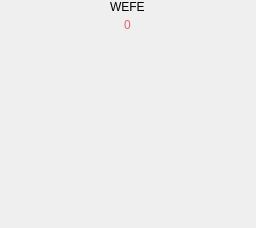
          <widget class="QWidget" name="tab_3">
           <attribute name="title">
            <string>WEFE</string>
           </attribute>
           <layout class="QGridLayout" name="gridLayout_13">
            <property name="leftMargin">
             <number>0</number>
            </property>
            <property name="topMargin">
             <number>0</number>
            </property>
            <property name="rightMargin">
             <number>0</number>
            </property>
            <property name="bottomMargin">
             <number>0</number>
            </property>
            <property name="spacing">
             <number>0</number>
            </property>
            <item row="0" column="0">
             <widget class="QFrame" name="frame">
              <layout class="QGridLayout" name="gridLayout_12">
               <property name="leftMargin">
                <number>0</number>
               </property>
               <property name="topMargin">
                <number>0</number>
               </property>
               <property name="rightMargin">
                <number>0</number>
               </property>
               <property name="bottomMargin">
                <number>0</number>
               </property>
               <property name="spacing">
                <number>0</number>
               </property>
               <item row="0" column="0" alignment="Qt::AlignHCenter">
                <widget class="QLabel" name="label_3">
                 <property name="text">
                  <string>WEFE</string>
                 </property>
                </widget>
               </item>
               <item row="1" column="0">
                <widget class="QSpinBox" name="summing_box">
                 <property name="toolTip">
                  <string>&lt;html&gt;&lt;head/&gt;&lt;body&gt;&lt;p&gt;Summing Box&lt;/p&gt;&lt;/body&gt;&lt;/html&gt;</string>
                 </property>
                 <property name="styleSheet">
                  <string notr="true">
/* ///////////////////////////////////////////////////////////////
QToolTip
/////////////////////////////////////////////////////////////// */
QToolTip {
    background: rgba(23,23,23, 150);
    border: 1px solid rgb(220,99,108);
    border-radius: 5px; 
    padding:4px; 
    text-align: left;
    color: rgb(220,99,108);
}
/* ////////////////////////////////////////////////////////////////////////
rage spinbox
 //////////////////////////////////////////////////////////////////////// */
QSpinBox {background:transparent;color:rgb(229,100,111);}
QSpinBox:hover {color: rgb(255,160,171);}
QSpinBox:focus {color: rgb(255,130,141);}</string>
                 </property>
                 <property name="frame">
                  <bool>false</bool>
                 </property>
                 <property name="alignment">
                  <set>Qt::AlignCenter</set>
                 </property>
                 <property name="buttonSymbols">
                  <enum>QAbstractSpinBox::NoButtons</enum>
                 </property>
                 <property name="maximum">
                  <number>40</number>
                 </property>
                </widget>
               </item>
               <item row="2" column="0">
                <widget class="QTableView" name="wefe_tableview">
                 <property name="styleSheet">
                  <string notr="true">
QTableView {
background-color: transparent;
selection-background-color: #7e57c2;
gridline-color:transparent;
color: rgb(77, 15, 26);
}
QTableView::item {
padding: 1px;color: rgb(77, 15, 26);
background:rgb(229,100,111);
}
QTableView::item:selected {
	color: rgb(255, 255, 255);
background:rgb(23, 23, 23);
}
    </string>
                 </property>
                 <property name="sortingEnabled">
                  <bool>true</bool>
                 </property>
                 <attribute name="horizontalHeaderStretchLastSection">
                  <bool>true</bool>
                 </attribute>
                </widget>
               </item>
              </layout>
             </widget>
            </item>
           </layout>
          </widget>
